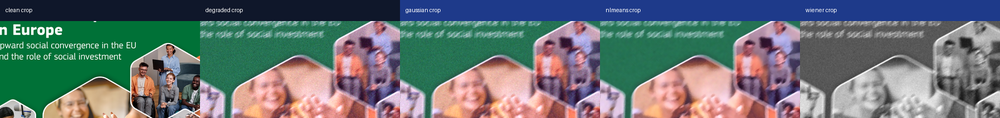
#> input picture documents/2026.5.20开始/assets/wang_restoration_page001_crop_grid.png, 1000 x 118 px, shrunk from 1800 x 213 before the run
$ python -i document_seg.py   (imports and definitions only)
#> lines starting #> are read from the running program, lines starting #| are printed output that depends on the picture; after the words box and inside, x2 and y2 are one past the last pixel; in counts of white or black regions, pixels touching at a corner belong together
#> further down, picture is the input picture: PIL image 1000x118 RGB; mean R, G, B 102.8, 114.7, 115.3
"""
Document body segmentation using Otsu thresholding + morphological close + contour detection.
Sets background pixels to white, reducing redundant patches fed to ColQwen2.
"""
import numpy as np
import cv2
from PIL import Image


def segment_document(img: Image.Image, padding: int = 5) -> Image.Image:
    """Find largest document contour, set background to white."""
#> called with padding = 5
    arr = np.array(img.convert("RGB"))
    gray = cv2.cvtColor(arr, cv2.COLOR_RGB2GRAY)
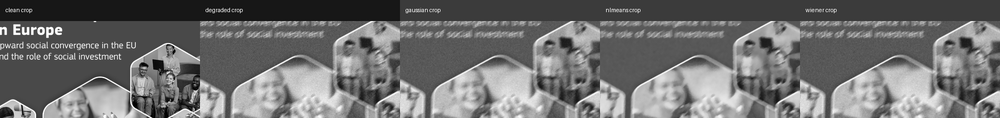
#> gray: shape (118, 1000); min 0, max 255, mean 111.3
    _, binary = cv2.threshold(gray, 0, 255, cv2.THRESH_BINARY_INV + cv2.THRESH_OTSU)
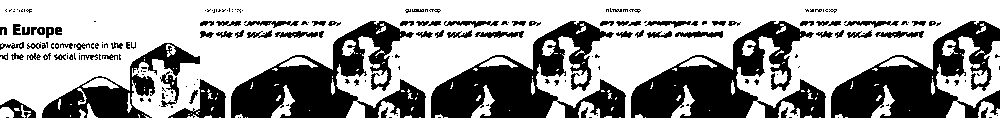
#> binary: shape (118, 1000); 63% white; 205 black regions (126 under 20 px), largest, box (x1, y1, x2, y2) and area: (431, 21, 626, 118) 8507, (631, 21, 826, 118) 8507, (231, 21, 426, 118) 8490
    kernel = cv2.getStructuringElement(cv2.MORPH_RECT, (15, 15))
    closed = cv2.morphologyEx(binary, cv2.MORPH_CLOSE, kernel)
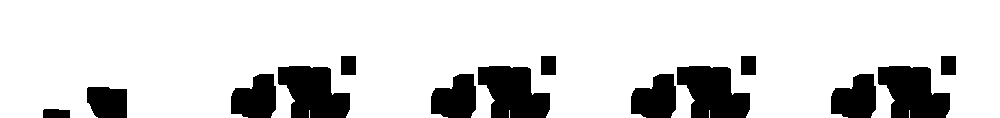
#> closed: shape (118, 1000); 83.4% white; 14 black regions
    contours, _ = cv2.findContours(closed, cv2.RETR_EXTERNAL, cv2.CHAIN_APPROX_SIMPLE)
#> contours = 5 contours, 4 with area under 20; largest, box (x1, y1, x2, y2) and area: (0, 0, 1000, 118) 97862
    mask = np.zeros(gray.shape, dtype=np.uint8)
    if contours:
        largest = max(contours, key=cv2.contourArea)
#> largest = contour of 348 points, box (x1, y1, x2, y2) (0, 0, 1000, 118), area 97862
        x, y, w, h = cv2.boundingRect(largest)
#> x = 0; y = 0; w = 1000; h = 118
        x = max(0, x - padding)
        y = max(0, y - padding)
        w = min(arr.shape[1] - x, w + 2 * padding)
        h = min(arr.shape[0] - y, h + 2 * padding)
        mask[y:y+h, x:x+w] = 255
    else:
        mask[:] = 255
    result = arr.copy()
    result[mask == 0] = 255
    return Image.fromarray(result)

>>> from PIL import Image
>>> picture = Image.open('../../documents/2026.5.20开始/assets/wang_restoration_page001_crop_grid.png')
>>> result = segment_document(picture)
